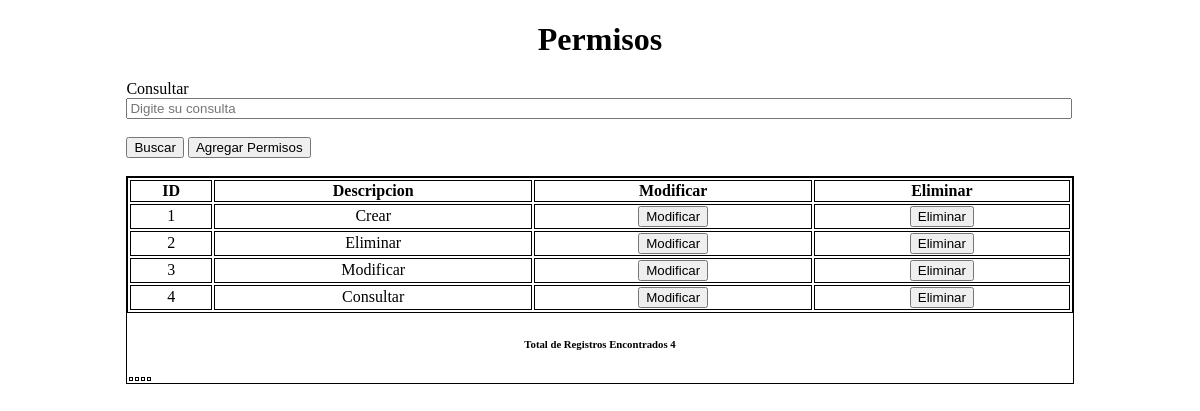
The app's page /auto/Vistas/Permisos.php with its own data.
### tables this page shows
CREATE TABLE `permisos` (
  `ID_permisos` int(10) NOT NULL,
  `Descripcion` text NOT NULL
);

### auto/Vistas/Permisos.php (the view, shortened to what this page needs)
<?php
    include ("../conexion/conectar.php")
?>
<?php
$correrPagina = $_SERVER["PHP_SELF"];
$maximoDatos = 6;
$paginaNumero = 0;
$inicia = $paginaNumero * $maximoDatos;
?>
<?php
if(isset($_POST["consulta"]))
{
    $c = new Conexion();
    $cone = $c->conectando();
    $sql = "select * from permisos where Descripcion like '%$obj->Descripcion%'";
    $limite =sprintf("%s limit %d, %d",$sql, $inicia, $maximoDatos);
    $resultado = mysqli_query($cone,$limite);
    $arreglo = mysqli_fetch_row($resultado);
}else{
    $c = new Conexion();
    $cone = $c->conectando();
    $sql = "select * from permisos";
    $limite =sprintf("%s limit %d, %d",$sql, $inicia, $maximoDatos);
    $resultado = mysqli_query($cone,$limite);
    $arreglo = mysqli_fetch_row($resultado);
}
?>
<?php
if(isset($_GET['totalArreglo'])){
	$totalArreglo = $_GET['totalArreglo'];
}
	else{
		$lista = mysqli_query($cone,$sql);
		$totalArreglo = mysqli_num_rows($lista);
	}
$totalPagina = ceil($totalArreglo/$maximoDatos)-1;
?>
<?php
$cargarPagina = "";
$cargarPagina = sprintf("&totalArreglo=%d%s", $totalArreglo, $cargarPagina);
?>
<!DOCTYPE html>
<html lang="es">
<head>
    <link rel="stylesheet" href="CSS/estilo.css">
</head>
<body>
    <h1 style="text-align: center;">Permisos</h1>
    <form action="" method="POST">
        <div class="consultas">
            <label for="" style="margin-right: 5px;">Consultar</label>
            <input type="text" id="Descripcion" name="Descripcion" style="width: 99%;" placeholder="Digite su consulta">
            <br><br>
            <button type="submit" name="consulta">Buscar</button>
            <a href="agregarPermisos.php"><button type="button">Agregar Permisos</button></a>
            <br>
        </div>
        <br>
            <div class="formM">
                <table class="tabla">
                    <thead>
                        <th>ID</th>
                        <th>Descripcion</th>
                        <th>Modificar</th>
                        <th>Eliminar</th>
                    </thead>
                    <?php
                    do{
                ?>
                <tbody>
                    <tr>
                        <td><?php echo $arreglo[0] ?></td>
                        <td><?php echo $arreglo[1] ?></td>
                        <td class="letra">
                            <a href="<?php if($arreglo[0] <> ""){
                                echo "modificarPermisos.php?key=".urlencode($arreglo[0]);
                            }else{
                                echo "<script> alert('Debe de consultar primero')</sccript>";
                            }?>">
                                <button name="modi" type="button" >Modificar</button>
                            </a>
                        </td>
                        <td class="letra">
                            <a href="<?php if($arreglo[0]<>""){
                                        echo "eliminarPermisos.php?key=".urlencode($arreglo[0]);
                            }else{
                                echo "<script> alert('debe de consultar primero')</sccript>";
                            }
                                ?>">
                                <button name="elim" type="button" >Eliminar</button>
                            </a>
                        </td>
                    </tr>
                </tbody>
                <?php
                    }while($arreglo = mysqli_fetch_row($resultado));
                ?>
                </table>
                <h6><?php printf("Total de Registros Encontrados %d", $totalArreglo) ?></h6>
            <table border=0>
                 <tr>
                 <td>
                 </td>
                 <td>
                     <?php
                     if($paginaNumero > 0){
                 ?>
                     <a href="<?php printf("%s?paginaNumero=%d%s",$correrPagina, max(0,$paginaNumero-1),$cargarPagina) ?>" id="paginador" > << Anterior </a> <?php }?></td>
                 <td>
                     <?php
                     if($paginaNumero < $totalPagina ){
                     ?>
                      <a href="<?php printf("%s?paginaNumero=%d%s",$correrPagina, min($totalPagina,$paginaNumero+1),$cargarPagina) ?>" id="paginador"> Siguiente >>  </a> <?php }?></td>
                 <td>
                 <?php
                     if($paginaNumero < $totalPagina ){
                 ?>
                 <a href="<?php printf("%s?paginaNumero=%d%s",$correrPagina, $totalPagina,$cargarPagina) ?>" id="paginador"> Ultima ></a> <?php } ?></td>
                 </tr>
                 </table>
            </div>
    </form>
</body>
</html>

### auto/Vistas/CSS/estilo.css (style rules this page uses)
.formM { border: black solid 1px; margin-left: 10%; margin-right: 10%; background-color: white; text-align: center; }
.tabla { width: 100%; border: 1px solid black; }
.tabla th,td { border: black solid 1px; }
.consultas { padding-left: 10%; padding-right: 10%; }

### records on screen
permisos: ID_permisos "1", Descripcion "Crear"
permisos: ID_permisos "2", Descripcion "Eliminar"
permisos: ID_permisos "3", Descripcion "Modificar"
permisos: ID_permisos "4", Descripcion "Consultar"

### other values on screen
$totalArreglo "4"
